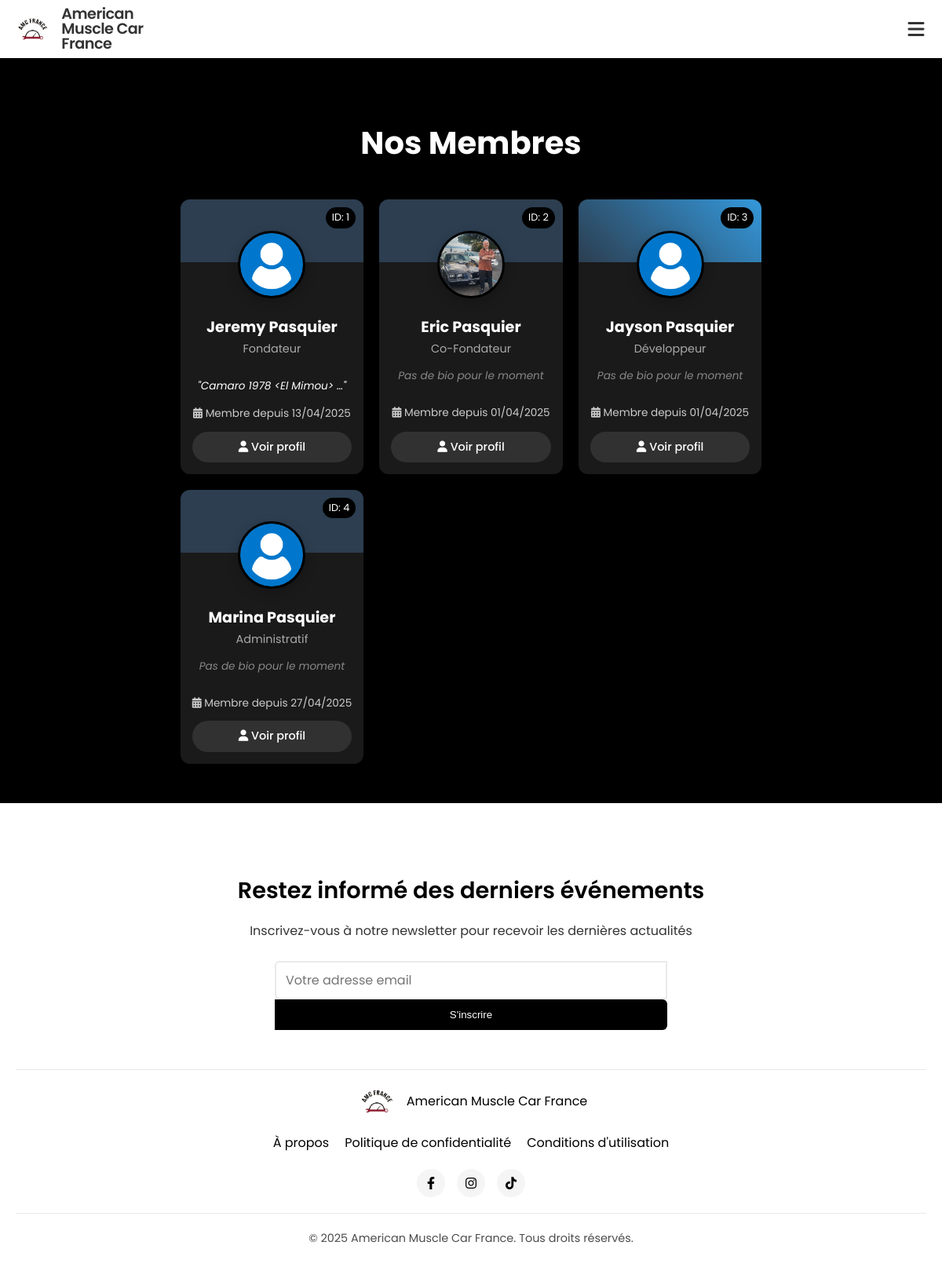
/accounts/members/, run on the app's committed database.
### core/models.py (models this page shows, shortened)
class ClubInfo(models.Model):
    name = models.CharField(max_length=100, default="Club de Voitures Américaines", verbose_name="Nom")
    description = models.TextField(verbose_name="Description")
    founder_info = models.TextField(blank=True, null=True, verbose_name="Informations sur le fondateur")
    cofounder_info = models.TextField(blank=True, null=True, verbose_name="Informations sur le co-fondateur")
    email = models.EmailField(blank=True, null=True, verbose_name="Email")
    phone = models.CharField(max_length=20, blank=True, null=True, verbose_name="Téléphone")
    instagram = models.CharField(max_length=100, blank=True, null=True)
    facebook = models.CharField(max_length=100, blank=True, null=True)
    twitter = models.CharField(max_length=100, blank=True, null=True)
    class Meta:
        verbose_name = "Information du Club"
        verbose_name_plural = "Informations du Club"

### accounts/models.py (models this page shows, shortened)
class UserProfile(models.Model):
    ROLE_CHOICES = (
        ('founder', 'Fondateur'),
        ('co-founder', 'Co-Fondateur'),
        ('member', 'Membre'),
        ('developer', 'Développeur'),
        ('admin', 'Administratif')
    )
    user = models.OneToOneField(User, on_delete=models.CASCADE, related_name='profile')
    profile_image = models.ImageField(
        upload_to=get_file_path,  # Use our custom function
        default='default.png',
        blank=True
    )
    member_id = models.PositiveIntegerField(unique=True)
    role = models.CharField(max_length=20, choices=ROLE_CHOICES, default='member')
    is_approved = models.BooleanField(default=False)
    date_created = models.DateTimeField(auto_now_add=True)
    last_login = models.DateTimeField(blank=True, null=True)
    instagram = models.CharField(max_length=100, blank=True, null=True)
    facebook = models.CharField(max_length=100, blank=True, null=True)
    twitter = models.CharField(max_length=100, blank=True, null=True)
    bio = models.TextField(blank=True, null=True, verbose_name="Biographie")
    banner_image = models.ImageField(
        upload_to=get_file_path,  # Use our custom function
        blank=True,
        null=True
    )
    banner_color = models.CharField(max_length=20, blank=True, null=True, default="#2c3e50", verbose_name="Couleur de bannière")
    banner_approved = models.BooleanField(default=False, verbose_name="Bannière approuvée")
    def get_banner_style(self):
        if self.banner_approved and self.banner_image:
            return f"background-image: url('{self.banner_image.url}'); background-size: cover; background-position: center;"
        elif self.banner_approved and self.banner_color:
            return f"background-color: {self.banner_color};"
        else:
            return "background: linear-gradient(45deg, #2c3e50, #3498db);" # Style par défaut

### accounts/views.py (the view)
# urls.py: path('members/', views.members_list, name='members_list'),
def members_list(request):
    members = UserProfile.objects.filter(is_approved=True).order_by('member_id')
    debug = False
    if debug:
        print(f"Total members found: {members.count()}")
        for member in members:
            print(f"Member ID: {member.member_id}, Username: {member.user.username}, Approved: {member.is_approved}")
    return render(request, 'accounts/members_list.html', {
        'members': members,
        'debug': debug
    })

### core/context_processors.py (called while the page is built)
def club_info(request):
    try:
        info = ClubInfo.objects.first()
    except:
        info = None
    return {'global_club_info': info}

### templates/accounts/members_list.html (shortened to what this page needs)
{% extends 'base/base.html' %}
{% block content %}
<div class="members-page" style="max-width: 1400px; margin: 50px auto; padding: 0 20px;">
    <h1 style="text-align: center; margin-bottom: 40px; font-size: 2.5rem;">Nos Membres</h1>
    <div class="members-grid">
        {% if members %}
            {% for member in members %}
                <div class="member-card-container">
                    <a href="{% url 'user_profile' member.user.username %}" class="member-card-link">
                        <div class="member-card">
                            <div class="member-header">
                                <div class="member-cover" style="{{ member.get_banner_style }}"></div>
                                <div class="member-image">
                                    <img src="{{ member.profile_image.url }}"
                                         alt="{{ member.user.get_full_name }}"
                                         onerror="this.onerror=null; this.src='/static/img/default-avatar.png';">
                                </div>
                                <div class="member-id-badge">
                                    ID: {{ member.member_id }}
                                </div>
                            </div>
                            <div class="member-info">
                                <h2>{{ member.user.get_full_name }}</h2>
                                <p class="member-role">{{ member.get_role_display }}</p>
                                {% if member.bio %}
                                    <p class="member-bio">"{{ member.bio|truncatechars:100 }}"</p>
                                {% endif %}
                                <div class="member-since">
                                    <i class="fas fa-calendar-alt"></i> Membre depuis {{ member.date_created|date:"d/m/Y" }}
                                </div>
                                <div class="view-profile-btn">
                                    <i class="fas fa-user"></i> Voir profil
                                </div>
                            </div>
                        </div>
                    </a>
                </div>
            {% endfor %}
        {% else %}
            <div class="no-members-message">
                <i class="fas fa-users"></i>
                <h3>Aucun membre approuvé pour le moment</h3>
                <p>Les membres approuvés apparaîtront ici.</p>
            </div>
        {% endif %}
    </div>
</div>
{% endblock %}

### templates/base/base.html (shortened to what this page needs)
<!DOCTYPE html>
<html lang="fr">
<head>
    <link href="https://cdnjs.cloudflare.com/ajax/libs/font-awesome/6.0.0/css/all.min.css" rel="stylesheet">
    <link href="/static/css/style.css" rel="stylesheet">
</head>
<body>
    <nav>
        <div class="nav-left">
            <img src="/static/img/logo.png" alt="logo">
            <span class="nav-title">{% if global_club_info %}{{ global_club_info.name }}{% else %}Club de Voitures Américaines{% endif %}</span>
        </div>
        <div class="nav-right">
            <button id="mobile-menu-toggle" aria-label="Toggle menu">
                <i class="fas fa-bars"></i>
            </button>
        </div>
    </nav>
    {% block content %}{% endblock %}
    <footer>
        <div class="footer-container">
            <div class="newsletter">
                <h3>Restez informé des derniers événements</h3>
                <p>Inscrivez-vous à notre newsletter pour recevoir les dernières actualités</p>
                <form class="newsletter-form" method="post" action="{% url 'newsletter_signup' %}">
                    <input type="email" name="email" placeholder="Votre adresse email" required>
                    <button type="submit">S'inscrire</button>
                </form>
            </div>
            <div class="footer-info">
                <div class="footer-logo">
                    <img src="/static/img/logo.png" alt="logo" class="footer-logo-img">
                    <span>{% if global_club_info %}{{ global_club_info.name }}{% else %}Club de Voitures Américaines{% endif %}</span>
                </div>
                <div class="footer-links">
                    <a href="{% url 'about' %}">À propos</a>
                    <a href="#">Politique de confidentialité</a>
                    <a href="#">Conditions d'utilisation</a>
                </div>
                <div class="social-links">
                    <a href="#" aria-label="Facebook"><i class="fab fa-facebook-f"></i></a>
                    <a href="#" aria-label="Instagram"><i class="fab fa-instagram"></i></a>
                    <a href="#" aria-label="TikTok"><i class="fab fa-tiktok"></i></a>
                </div>
            </div>
            <div class="copyright">
                <p>&copy; {% now "Y" %} {% if global_club_info %}{{ global_club_info.name }}{% else %}Club de Voitures Américaines{% endif %}. Tous droits réservés.</p>
            </div>
        </div>
    </footer>
</body>
</html>

### static/css/style.css (style rules this page uses)
:root { --main-dark: #0e0f10; --secondary-dark: #1a1c1e; --accent: #ff3838; --text-light: #f8f9fa; --text-secondary: #adb5bd; --event-date-bg: #ff3838; }
html, body { height: 100%; }
html { font-size: 16px; }
body { margin: 0; padding: 0; background-color: black; color: white; font-family: 'Poppins', sans-serif; display: flex; flex-direction: column; min-height: 100vh; line-height: 1.6; }
nav { display: flex; justify-content: space-between; align-items: center; padding: 15px 30px; background-color: white; box-shadow: 0 2px 10px rgba(0, 0, 0, 0.1); position: sticky; top: 0; z-index: 100; }
.nav-left { display: flex; align-items: center; gap: 15px; }
.nav-left img { height: 75px; width: auto; object-fit: contain; display: block; }
.nav-title { font-weight: 600; font-size: 1.4em; color: #333; letter-spacing: -0.5px; display: flex; align-items: center; line-height: 1; }
.nav-right { display: flex; }
footer { background-color: white; color: black; padding: 60px 0 30px; width: 100%; margin-top: auto; position: relative; z-index: 5; }
.footer-container { max-width: 1300px; margin: 0 auto; padding: 0 20px; }
.newsletter { text-align: center; max-width: 600px; margin: 0 auto 50px; }
.newsletter h3 { font-size: 1.8rem; font-weight: 600; margin-bottom: 15px; }
.newsletter p { font-size: 1rem; margin-bottom: 25px; opacity: 0.8; }
.newsletter-form { display: flex; flex-direction: column; max-width: 500px; margin: 0 auto; }
.newsletter-form input { flex: 1; padding: 12px 15px; border: 2px solid #eaeaea; border-radius: 6px 0 0 6px; font-size: 1rem; font-family: inherit; transition: border-color 0.3s ease; }
.newsletter-form button { background-color: black; color: white; border: none; padding: 12px 25px; border-radius: 0 6px 6px 0; font-weight: 500; cursor: pointer; transition: background-color 0.3s ease; }
.footer-info { display: flex; justify-content: space-between; align-items: center; flex-wrap: wrap; padding: 20px 0; border-top: 1px solid #eaeaea; border-bottom: 1px solid #eaeaea; margin-bottom: 20px; }
.footer-logo { display: flex; align-items: center; gap: 10px; }
.footer-logo-img { height: 40px; width: auto; }
.footer-links { display: flex; flex-direction: row; align-items: center; gap: 20px; }
.footer-links a { color: black; text-decoration: none; transition: color 0.3s ease; }
.social-links { display: flex; gap: 15px; }
.social-links a { display: inline-flex; align-items: center; justify-content: center; width: 36px; height: 36px; border-radius: 50%; background-color: #f5f5f5; color: black; text-decoration: none; transition: background-color 0.3s ease, transform 0.3s ease; }
.copyright { text-align: center; font-size: 0.9rem; opacity: 0.7; }
@media (max-width: 1400px) { .footer-info { flex-direction: column; gap: 20px; } }
input, select, textarea { font-size: 16px !important; padding: 10px 12px !important; }

### templates/base/base.html (style rules this page uses)
body.page-transition { animation: fadeIn 0.5s ease-in-out; }
nav { display: flex; justify-content: space-between; align-items: center; padding: 15px 30px; background-color: white; box-shadow: 0 2px 10px rgba(0, 0, 0, 0.1); position: sticky; top: 0; z-index: 100; flex-wrap: nowrap; }
.nav-left { display: flex; align-items: center; gap: 15px; flex-shrink: 0; margin-right: 20px; }
.nav-right { display: flex; align-items: center; gap: 10px; flex-shrink: 0; }
#mobile-menu-toggle { display: flex; align-items: center; justify-content: center; background: none; border: none; color: #333; font-size: 1.5rem; cursor: pointer; margin-left: 10px; padding: 5px; transition: transform 0.3s ease; width: 36px; height: 36px; border-radius: 50%; }
@media (max-width: 1400px) { nav { flex-wrap: wrap; padding: 8px 15px; } }
@media (max-width: 1400px) { .nav-left { gap: 10px; } }
@media (max-width: 1400px) { .nav-left img { height: 38px; } }
@media (max-width: 1400px) { .nav-title { font-size: 1.2em; max-width: 160px; overflow: hidden; text-overflow: ellipsis; } }

### data on the page
ClubInfo: name "American Muscle Car France"
UserProfile: banner_approved True (drawn), member_id "1", user.get_full_name "Jeremy Pasquier", role "Fondateur", bio "Camaro 1978 <El Mimou> …", date_created "13/04/2025"
UserProfile: banner_approved True (drawn), profile_image (picture), member_id "2", user.get_full_name "Eric Pasquier", role "Co-Fondateur", date_created "01/04/2025"
UserProfile: banner_approved False (drawn), member_id "3", user.get_full_name "Jayson Pasquier", role "Développeur", date_created "01/04/2025"
UserProfile: banner_approved True (drawn), member_id "4", user.get_full_name "Marina Pasquier", role "Administratif", date_created "27/04/2025"
